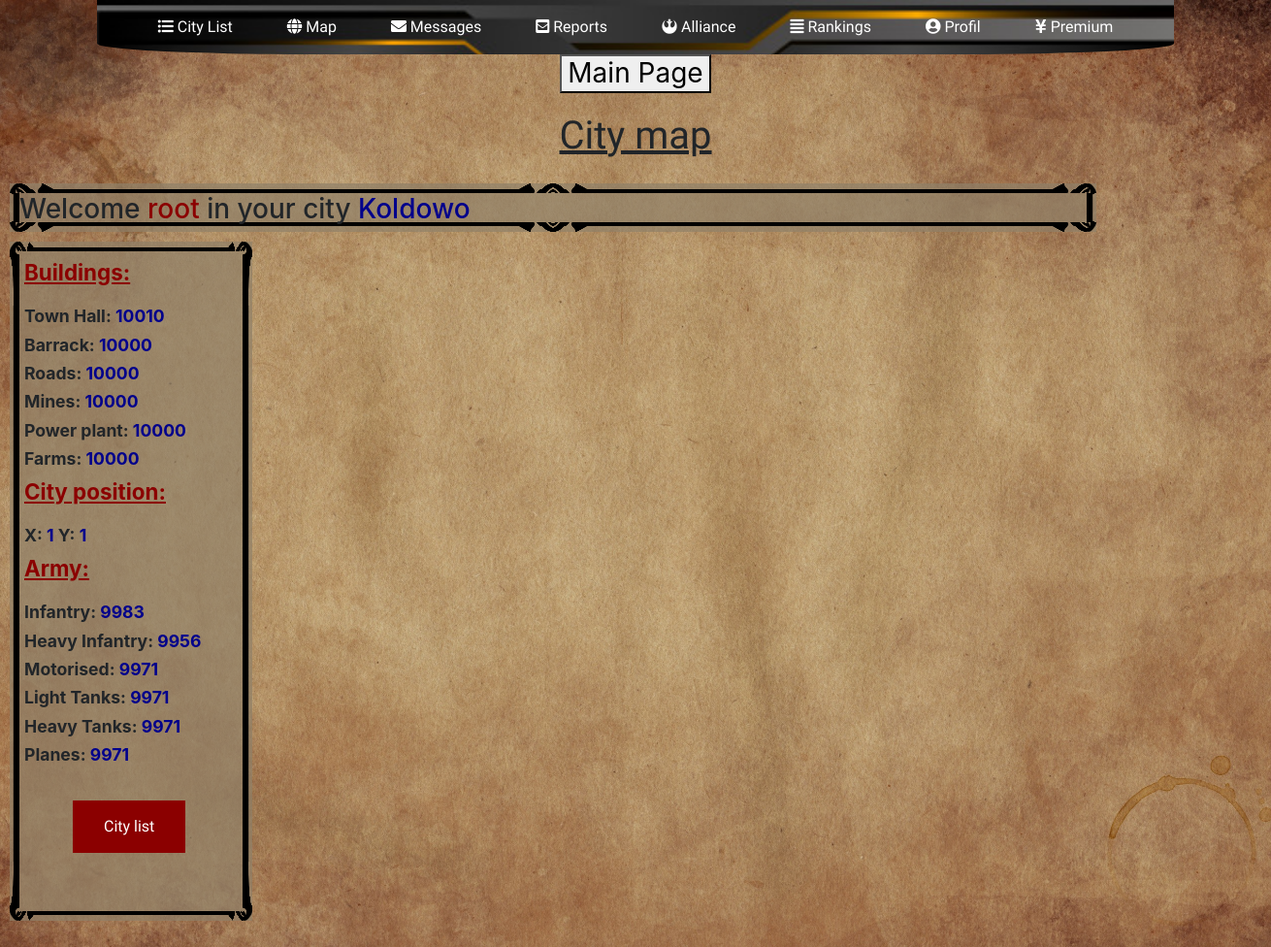
The app's page /miasto/1/ (signed in), older data.
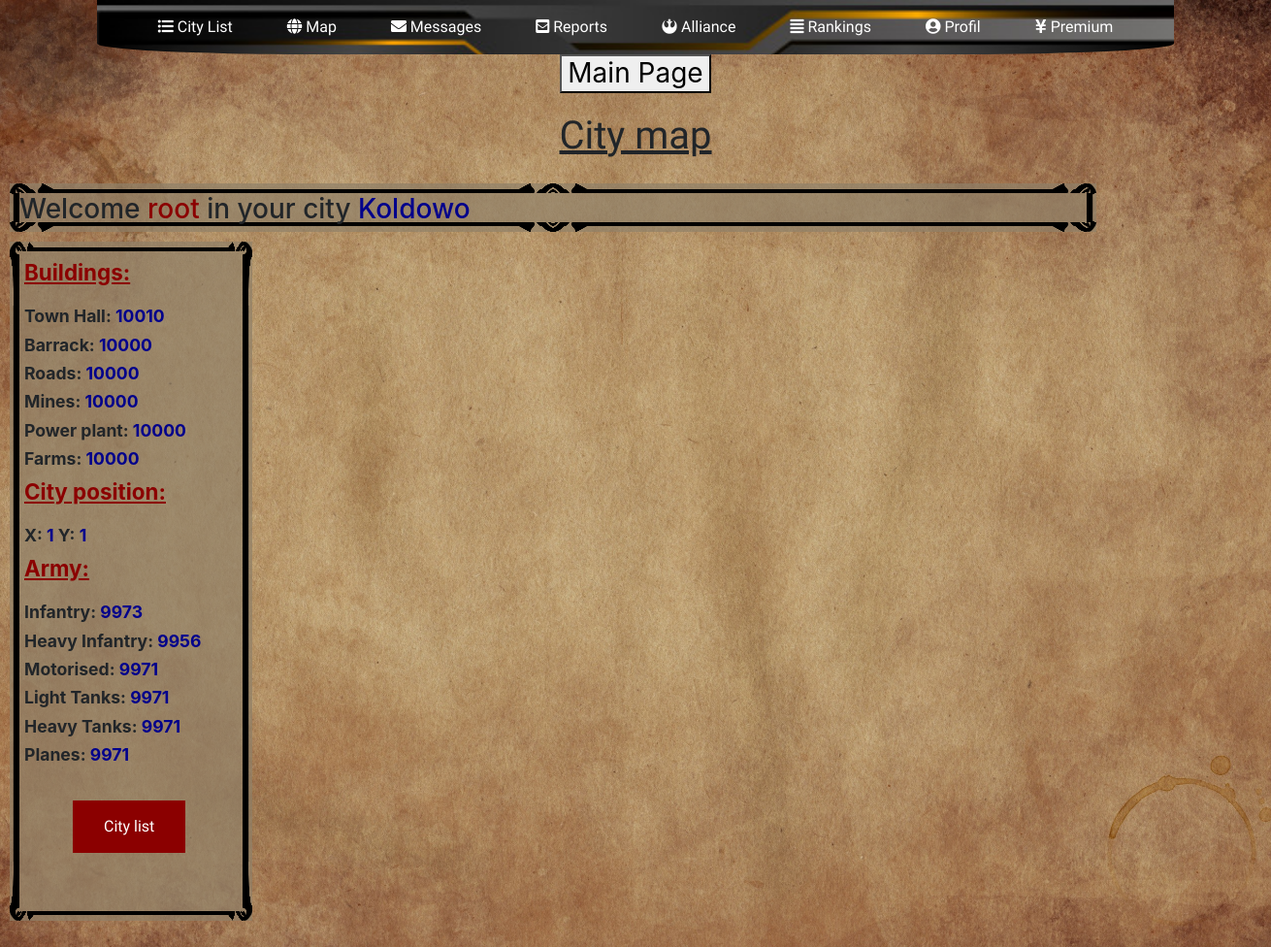
The same page, newer data.
### cityMap/models.py (models this page shows, shortened)
class CityOwned(models.Model):
    city_owner = models.ForeignKey('auth.User', on_delete=models.CASCADE)
    city_name = models.CharField(max_length=100, default="City")
    is_capital = models.BooleanField(default=False)
    pos_x = models.IntegerField(default=1)
    pos_y = models.IntegerField(default=1)
    server = models.ForeignKey(Server, on_delete=models.CASCADE, blank=True, null=True)
    town_hall = models.IntegerField(default=1)
    barracks = models.IntegerField(default=1)
    roads = models.IntegerField(default=1)
    mines = models.IntegerField(default=1)
    power_plant = models.IntegerField(default=1)
    farms = models.IntegerField(default=1)
    housing = models.IntegerField(default=1)
    infantry = models.IntegerField(default=0)
    hinfantry = models.IntegerField(default=0)
    planes = models.IntegerField(default=0)
    ltanks = models.IntegerField(default=0)
    htanks = models.IntegerField(default=0)
    motorized = models.IntegerField(default=0)
    food = models.IntegerField(default=0)
    electricity = models.IntegerField(default=0)
    ore = models.IntegerField(default=0)
    population = models.IntegerField(default=100)
    points = models.IntegerField(default=100)
    research_th1 = models.IntegerField(default=0)
    research_th2 = models.IntegerField(default=0)
    research_m = models.IntegerField(default=0)
    research_f = models.IntegerField(default=0)
    research_pp = models.IntegerField(default=0)
    research_r = models.IntegerField(default=0)
    research_h = models.IntegerField(default=0)
    research_b = models.IntegerField(default=0)

### cityMap/views.py (the view)
# urls.py: path('<int:id_of_city>/', views.main_page_city_id, name='main_page_city_id'),
@login_required(login_url=main_page)
def main_page_city_id(request, id_of_city):
    brak_miasta = 0
    user = request.user
    city = CityOwned.objects.get(city_owner=user.id, id=id_of_city)
    return render(request, 'indexCityMap.html', {'brak_miasta': brak_miasta, 'city': city})

### cityMap/templates/indexCityMap.html (shortened to what the changed rows need)
{% extends 'cityMap.html' %}
{% block cityPanel %}
<h1 class="text-center" style="font-family: 'Lobster', sans-serif; margin: 20px;"><u>City map</u></h1>
<div style="width:100%;">
    <div id="centerDiv">
        <div id="containerDiv1">
            <div id="cityWelcomeDiv">
                <h3>Welcome <span style="color:darkred">{{ user.username }}</span> in your city <span style="color:darkblue"> {{ city.city_name }} </span></h3>
            </div>
            <div id="cityInfoDiv">
                <p class="subs">Town Hall: <span style="color: darkblue">{{ city.town_hall }}</span></p>
                <p class="subs">Barrack: <span style="color: darkblue">{{ city.barracks }}</span></p>
                <p class="subs">Roads: <span style="color: darkblue">{{ city.roads }}</span></p>
                <p class="subs">Mines: <span style="color: darkblue">{{ city.mines }}</span></p>
                <p class="subs">Power plant: <span style="color: darkblue">{{ city.power_plant }}</span></p>
                <p class="subs">Farms: <span style="color: darkblue">{{ city.farms }}</span></p>
                <p class="subs">X: <span style="color: darkblue"> {{ city.pos_x }}</span> Y:<span style="color: darkblue"> {{ city.pos_y }}</span></p>
                <p class="subs">Infantry: <span style="color: darkblue">{{ city.infantry }}</span></p>
                <p class="subs">Heavy Infantry: <span style="color: darkblue">{{ city.hinfantry }}</span></p>
                <p class="subs">Motorised: <span style="color: darkblue">{{ city.motorized }}</span></p>
                <p class="subs">Light Tanks: <span style="color: darkblue">{{ city.ltanks }}</span></p>
                <p class="subs">Heavy Tanks: <span style="color: darkblue">{{ city.htanks }}</span></p>
                <p class="subs">Planes: <span style="color: darkblue">{{ city.planes }}</span></p>
            </div>
        </div>
    </div>
</div>
{% endblock %}

Row changes from the older to the newer data that the page shows:
changed CityOwned "Koldowo": infantry "9983" → "9973"
